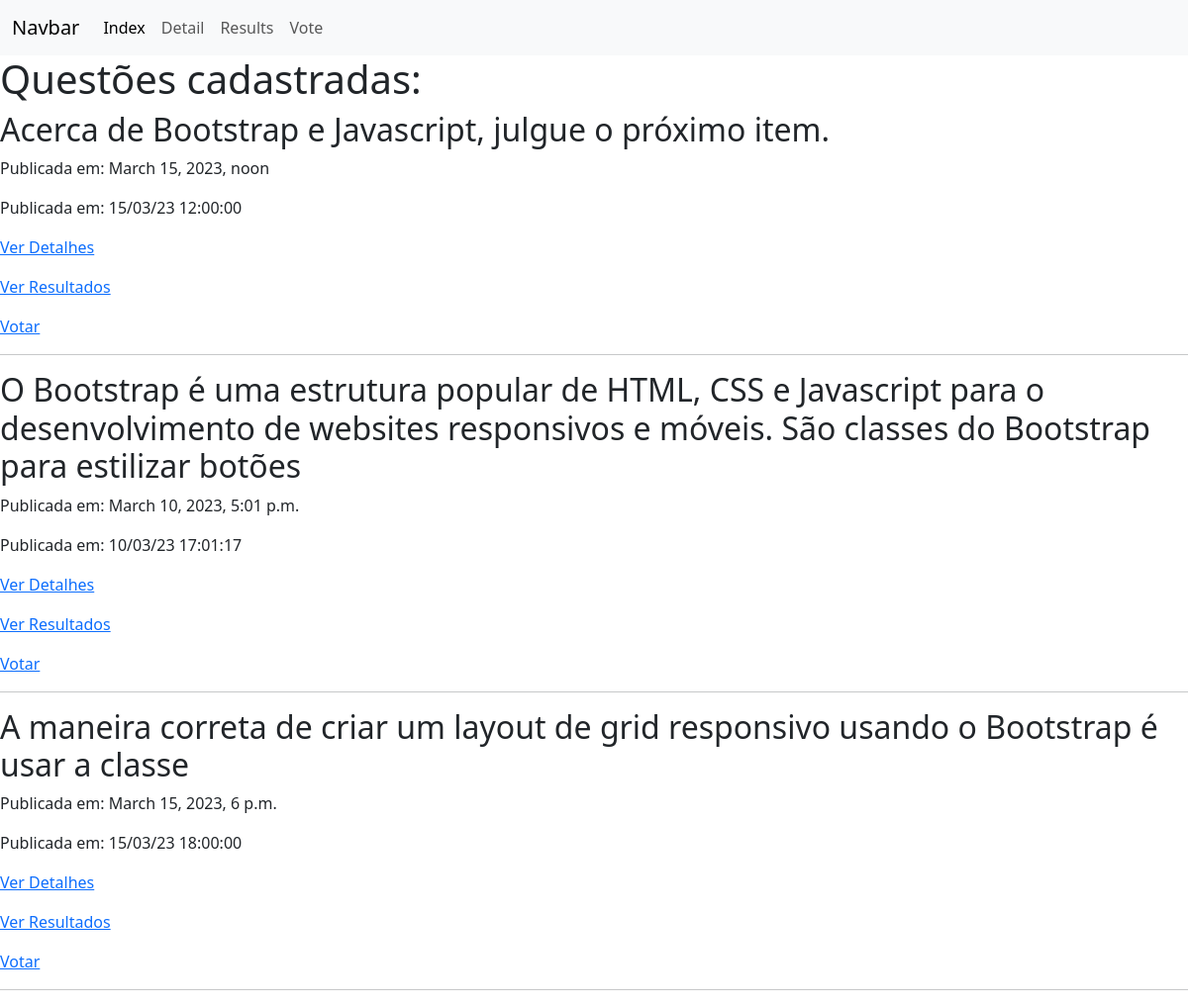
Screenshot of /polls/ with the database file from the repository.
### polls/models.py (models this page shows)
class Question(models.Model):
  question_text = models.CharField(max_length = 200)
  pub_date = models.DateTimeField('date published')

### polls/views.py (the view)
# urls.py: path('', views.index, name = 'index'),
def index(request):
  questoes = Question.objects.all()
  context = {
    'questoes_template':questoes
  }
  return render(request, 'index.html', context)

### polls/templates/index.html
{% extends "base.html" %}
{% load static %}
{% block body %}
<h1>Questões cadastradas: </h1>
{% for questao in questoes_template %}
   <h2>
    {{questao.question_text}}
   </h2>
   <p>
    Publicada em: {{questao.pub_date}}
   </p>
   <p>
    Publicada em: {{questao.pub_date | date:"d/m/y H:i:s"}}
   </p>
   <p>
    <a href="{% url 'detail' questao.id %}">Ver Detalhes</a>
   </p>
   <p>
    <a href="{% url 'results' questao.id %}">Ver Resultados</a>
   </p>
   <p>
    <a href="{% url 'vote' questao.id %}">Votar</a>
   </p>
   <hr>
{% endfor %}
{% endblock%}

### rows the page displays
Question: question_text "Acerca de Bootstrap e Javascript, julgue o próximo item.", pub_date "March 15, 2023, noon", pub_date "15/03/23 12:00:00"
Question: question_text "O Bootstrap é uma estrutura popular de HTML, CSS e Javascript para o desenvolvimento de websites responsivos e móveis. São classes do Bootstrap para estilizar botões", pub_date "March 10, 2023, 5:01 p.m.", pub_date "10/03/23 17:01:17"
Question: question_text "A maneira correta de criar um layout de grid responsivo usando o Bootstrap é usar a classe", pub_date "March 15, 2023, 6 p.m.", pub_date "15/03/23 18:00:00"
